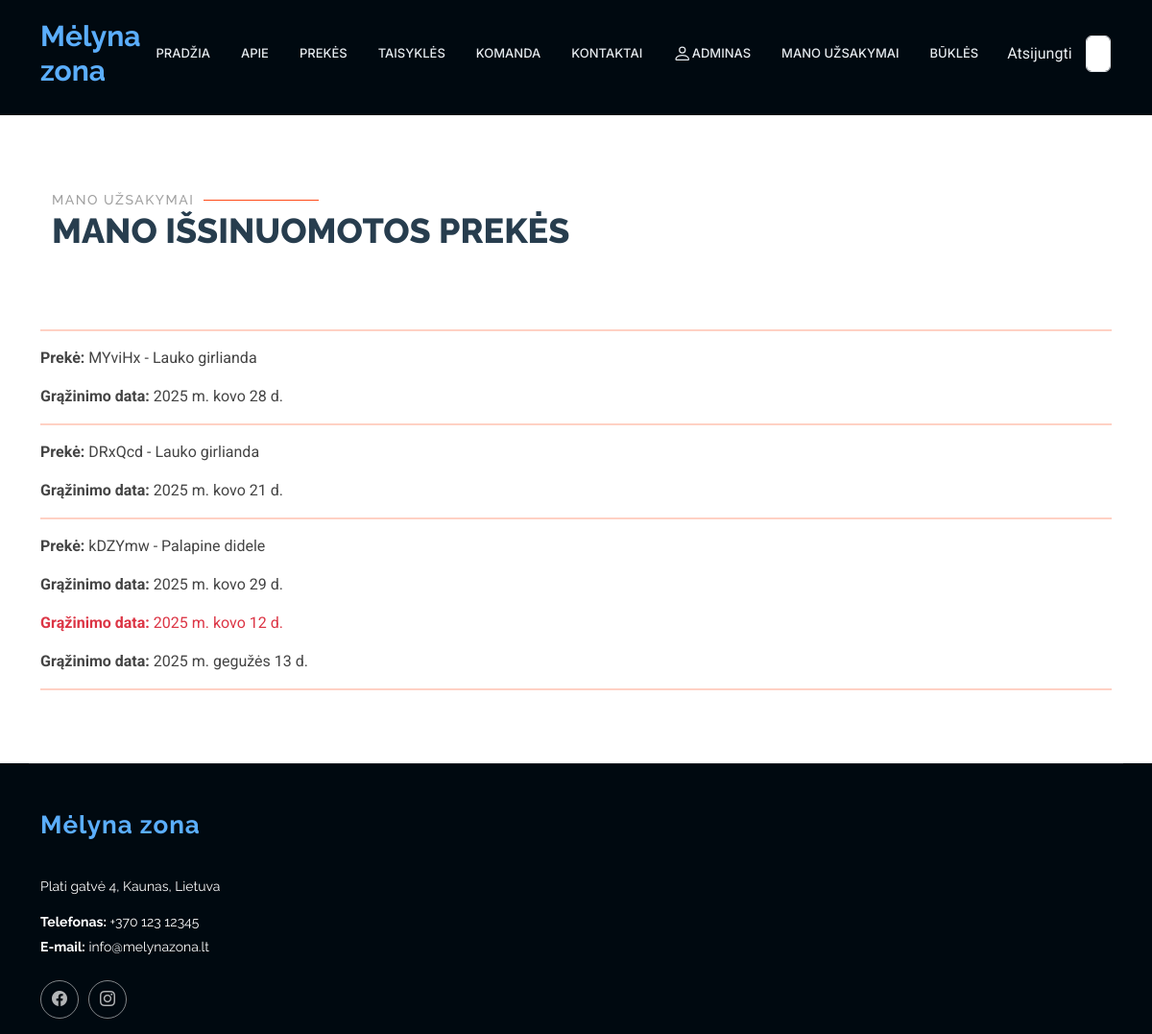
Before: /rent/myproducts/ (signed in) with the older database file.
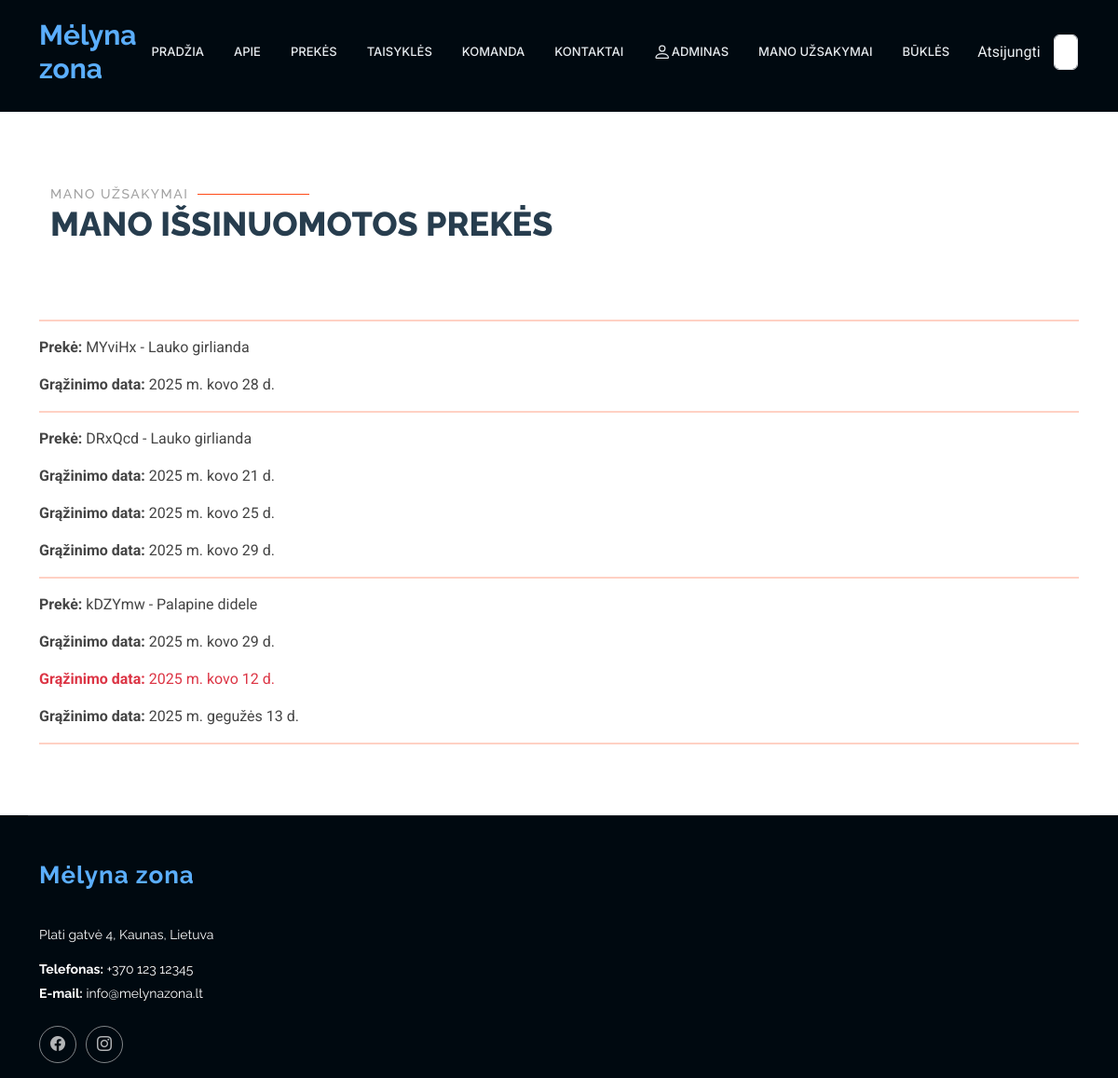
After: the same page with the newer database file.
### rent/models.py (models this page shows, shortened)
class Status(models.Model):
    uuid = ShortUUIDField(help_text='Unikalus ID vienodams produktams')
    product = models.ForeignKey(to="Product", null=True, blank=True, on_delete=models.CASCADE, verbose_name="Produktas", related_name="product_status")
    is_available = models.BooleanField(default=True)
    customer = models.ForeignKey(to=User, null=True, blank=True, on_delete=models.SET_NULL, verbose_name="Klientas")
    reservations = models.ForeignKey(to="Reservation", on_delete=models.SET_NULL, null=True, blank=True, related_name="status_reservations")
    LOAN_STATUS = (
        ('n', 'Laikinai neprieinama'),
        ('i', 'Išnuomota'),
        ('g', 'Prekę turime sandėlyje.'),
        ('r', 'Rezervuota'),
    )
    condition = models.CharField(max_length=1, choices=LOAN_STATUS, blank=True, default="a", verbose_name="Būsena")
    class Meta:
        ordering = ['due_date']
        verbose_name = "Produkto būsena"
        verbose_name_plural = "Produktų būsenos"
        ordering = ['-pk']

class Product(models.Model):
    name = models.CharField(verbose_name="Pavadinimas", max_length=100)
    description = HTMLField(verbose_name="Aprašymas", max_length=1000, help_text='Trumpas produkto aprašymas', null=True, blank=True, default="")
    inv_no = models.CharField(verbose_name="Invenorizacijos numeris", max_length=100, null=True, blank=True, unique=True,
                              help_text="Veskite invenorizacijos numerį")
    quantity = models.IntegerField(verbose_name="Kiekis", null=True, blank=True, help_text="Kiekis")
    group = models. ForeignKey(to="Group", on_delete=models.SET_NULL, null=True, blank=True, verbose_name="Produktų grupės", help_text="Parinkite kokia grupei priklauso produktas")
    cover = models.ImageField(verbose_name="Paveikslėlis", upload_to='covers', null=True, blank=True)
    class Meta:
        verbose_name = "Prouktas"
        verbose_name_plural = "Produktai"
        ordering = ['inv_no']

class Reservation(models.Model):
    status = models.ForeignKey(Status, on_delete=models.CASCADE, related_name='reservations_status',null=True, blank=True)
    start_date = models.DateField(verbose_name="Nuomos pradžios data", null=True, blank=True)
    end_date = models.DateField(verbose_name="Nuomos pabaigos datas", null=True, blank=True)
    customer = models.ForeignKey(User, on_delete=models.SET_NULL, null=True, blank=True, verbose_name="Klientas")
    class Meta:
        verbose_name = "Rezervacija"
        verbose_name_plural = "Rezervacijos"
        ordering = ['start_date']
    def is_overdue(self):
        return self.end_date and date.today() > self.end_date

### rent/views.py (the view)
# urls.py: path('myproducts/', views.CustomerProductsListView.as_view(), name='myproducts'),
class CustomerProductsListView(LoginRequiredMixin, generic.ListView):
    model = Status
    template_name = "my_products.html"
    context_object_name = "orders"
    def get_queryset(self):
        return Status.objects.filter(customer=self.request.user)

### rent/templates/my_products.html (shortened to what this page needs)
{% extends "base2.html" %}
{% load i18n %}
{% load static %}
{% block "content" %}
<section id="my_products" class="services section">
    <div class="container" data-aos="fade-up" data-aos-delay="100">
              <div class="container section-title" data-aos="fade-up">
            <h2>Mano užsakymai</h2>
            <p>Mano išsinuomotos prekės<br></p>
        </div>
         <hr style="border: none; height: 2px; background-color: #ff4a17;" />
        {% for order in orders %}
        <p><strong>Prekė:</strong> {{ order.uuid|slice:":6" }} - {{ order.product.name }}</p>
        {% for reservation in order.reservations_status.all %}
        <p class="{% if reservation.is_overdue %}text-danger{% endif %}"><strong>Grąžinimo data:</strong> {{ reservation.end_date }}</p>
        {% endfor %}
        <hr style="border: none; height: 2px; background-color: #ff4a17;" />
        {% endfor %}
    </div>
</section>
{% endblock %}

Changed rows visible on the page:
added Reservation: end_date "2025 m. kovo 25 d.", shown under Status "DRxQcd"
added Reservation: end_date "2025 m. kovo 29 d.", shown under Status "DRxQcd"
